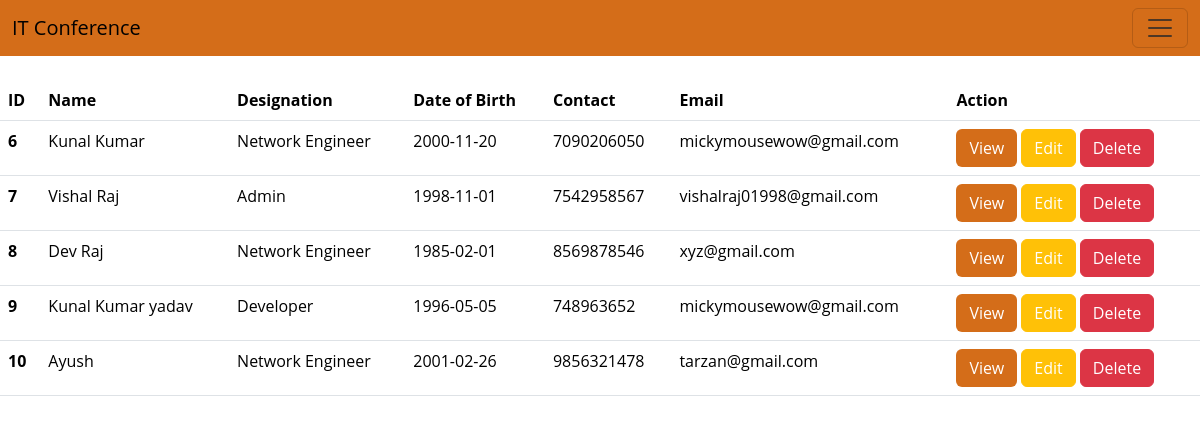
Screenshot of /viewRecords.php with the database file from the repository.
### tables this page shows
CREATE TABLE IF NOT EXISTS `attendee` (
  `attendee_id` int(11) NOT NULL AUTO_INCREMENT,
  `attendee_name` varchar(100) NOT NULL,
  `attendee_dob` date NOT NULL,
  `attendee_contact` varchar(15) NOT NULL,
  `attendee_email` varchar(100) NOT NULL,
  `attendee_speciality` int(11) NOT NULL,
  PRIMARY KEY (`attendee_id`),
  KEY `fk_attendee_specility` (`attendee_speciality`)
);

CREATE TABLE IF NOT EXISTS `specilities` (
  `speciality_id` int(11) NOT NULL AUTO_INCREMENT,
  `name` varchar(100) NOT NULL,
  PRIMARY KEY (`speciality_id`)
);

### includes/db/conn.php (called while the page is built)
<?php
    $host='127.0.0.1';
    $db='attendance_db';
    $user='root';
    $pass='';
    $charset='utf8mb4';
    $dsn="mysql:host=$host;dbname=$db;charset=$charset";
    try{
        $pdo=new PDO($dsn,$user,$pass);
        $pdo -> setAttribute( PDO::ATTR_ERRMODE,PDO::ERRMODE_EXCEPTION);
    }catch(PDOException $e){
        throw new PDOException($e->getMessage());
    }
    require_once "includes/db/crud.php";
    $crud=new crud($pdo);
?>

### includes/db/crud.php (called while the page is built, shortened)
<?php
class crud
{
    private $db;
    function __construct($conn)
    {
        $this->db = $conn;
    }
    public function getAttendees()
    {
        try {
            $sql = "select * from attendee a inner join specilities s on a.attendee_speciality=s.speciality_id ";
            $result = $this->db->query($sql);
            return $result;
        } catch (PDOException $e) {
            $e->getMessage();
            return false;
        }
    }
}

### viewRecords.php (the view, shortened to what this page needs)
<?php
require_once "includes/header.php";
require_once "includes/db/conn.php";
    $result=$crud->getAttendees();
?>
<table class="table view-table">
  <thead>
    <tr>
      <th scope="col">ID</th>
      <th scope="col">Name</th>
      <th scope="col">Designation</th>
      <th scope="col">Date of Birth</th>
      <th scope="col">Contact</th>
      <th scope="col">Email</th>
      <th scope="col">Action</th>
    </tr>
  </thead>
  <tbody>
    <?php
        while($r=$result->fetch(PDO::FETCH_ASSOC)) { ?>
            <tr>
                <th><?php echo $r['attendee_id'] ?></th>
                <td><?php echo $r['attendee_name'] ?></td>
                <td><?php echo $r['name'] ?></td>
                <td><?php echo $r['attendee_dob'] ?></td>
                <td><?php echo $r['attendee_contact'] ?></td>
                <td><?php echo $r['attendee_email'] ?></td>
                <td>
                <a class="btn" style="background-color: #d46d19; color:white" href="view.php?id=<?php echo $r['attendee_id'] ?>">View</a>
                <a class="btn btn-warning" style="color:white" href="edit.php?id=<?php echo $r['attendee_id'] ?>">Edit</a>
                <a onclick="return confirm('Do you want to delete the Record!')" class="btn btn-danger" style="color:white" href="delete.php?id=<?php echo $r['attendee_id'] ?>">Delete</a>
              </td>
            </tr>
        <?php }?>
  </tbody>
</table>
<?php require_once "includes/footer.php"?>

### includes/header.php (shortened to what this page needs)
<!doctype html>
<html lang="en">
<head>
  <link href="https://cdn.jsdelivr.net/npm/bootstrap@5.3.3/dist/css/bootstrap.min.css" rel="stylesheet">
  <link rel="stylesheet" href="css/Styles.css">
  <link rel="stylesheet" href="https://cdn.jsdelivr.net/npm/sweetalert2@11/dist/sweetalert2.min.css">
</head>
<body>
  <nav class="navbar fixed-top  mynav">
    <div class="container-fluid">
      <a class="navbar-brand" href="index.php">IT Conference</a>
      <button class="navbar-toggler" type="button" data-bs-toggle="offcanvas" data-bs-target="#offcanvasNavbar" aria-controls="offcanvasNavbar" aria-label="Toggle navigation">
        <span class="navbar-toggler-icon"></span>
      </button>
    </div>
  </nav>

### includes/footer.php (shortened to what this page needs)
</body>
</html>

### css/Styles.css (style rules this page uses)
body { font-family: "Open Sans", -apple-system, BlinkMacSystemFont, "Segoe UI", Roboto, Oxygen-Sans, Ubuntu, Cantarell, "Helvetica Neue", Helvetica, Arial, sans-serif; }
.mynav { background: #d46d19; }
.view-table { margin-top:80px; }

### rows the page displays
attendee: attendee_id "6", attendee_name "Kunal Kumar", attendee_speciality.name "Network Engineer", attendee_dob "2000-11-20", attendee_contact "7090206050", attendee_email "mickymousewow@gmail.com"
attendee: attendee_id "7", attendee_name "Vishal Raj", attendee_speciality.name "Admin", attendee_dob "1998-11-01", attendee_contact "7542958567", attendee_email "vishalraj01998@gmail.com"
attendee: attendee_id "8", attendee_name "Dev Raj", attendee_speciality.name "Network Engineer", attendee_dob "1985-02-01", attendee_contact "8569878546", attendee_email "xyz@gmail.com"
attendee: attendee_id "9", attendee_name "Kunal Kumar yadav", attendee_speciality.name "Developer", attendee_dob "1996-05-05", attendee_contact "748963652", attendee_email "mickymousewow@gmail.com"
attendee: attendee_id "10", attendee_name "Ayush", attendee_speciality.name "Network Engineer", attendee_dob "2001-02-26", attendee_contact "9856321478", attendee_email "tarzan@gmail.com"
